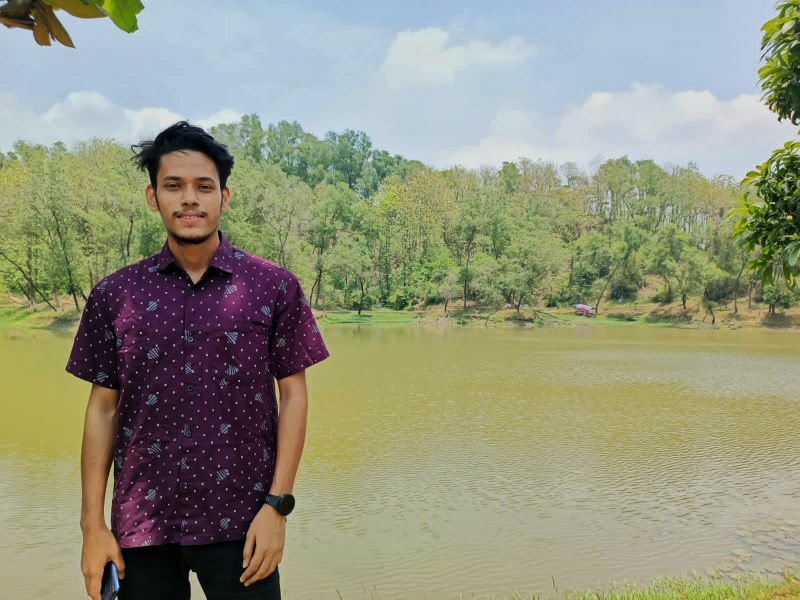
#> input picture Phase_02/01_opencv/Phase_2_Image_Transformations_& _Manipulation/random.jpeg, 1600 x 1200 px (shown at 1/2 size)
$ jupyter execute image_cropping.ipynb
#> lines starting #> are read from the running program, lines starting #| are printed output that depends on the picture
[cell 1]
import cv2

image = cv2.imread('random.jpeg')
#> image is the input picture: shape (1200, 1600, 3); mean B, G, R 125.5, 148.6, 146.4

if image is not None:
    cropped = image[100:400, 200:500]
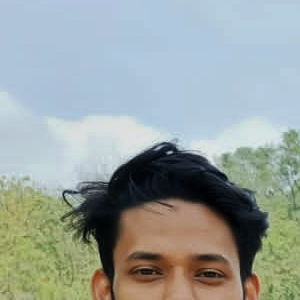
#> cropped: shape (300, 300, 3); mean B, G, R 157.7, 161.1, 152
    cv2.imshow('Original Image', image)
    cv2.imshow('Cropped Image', cropped)
    cv2.waitKey(0)
    cv2.destroyAllWindows()
